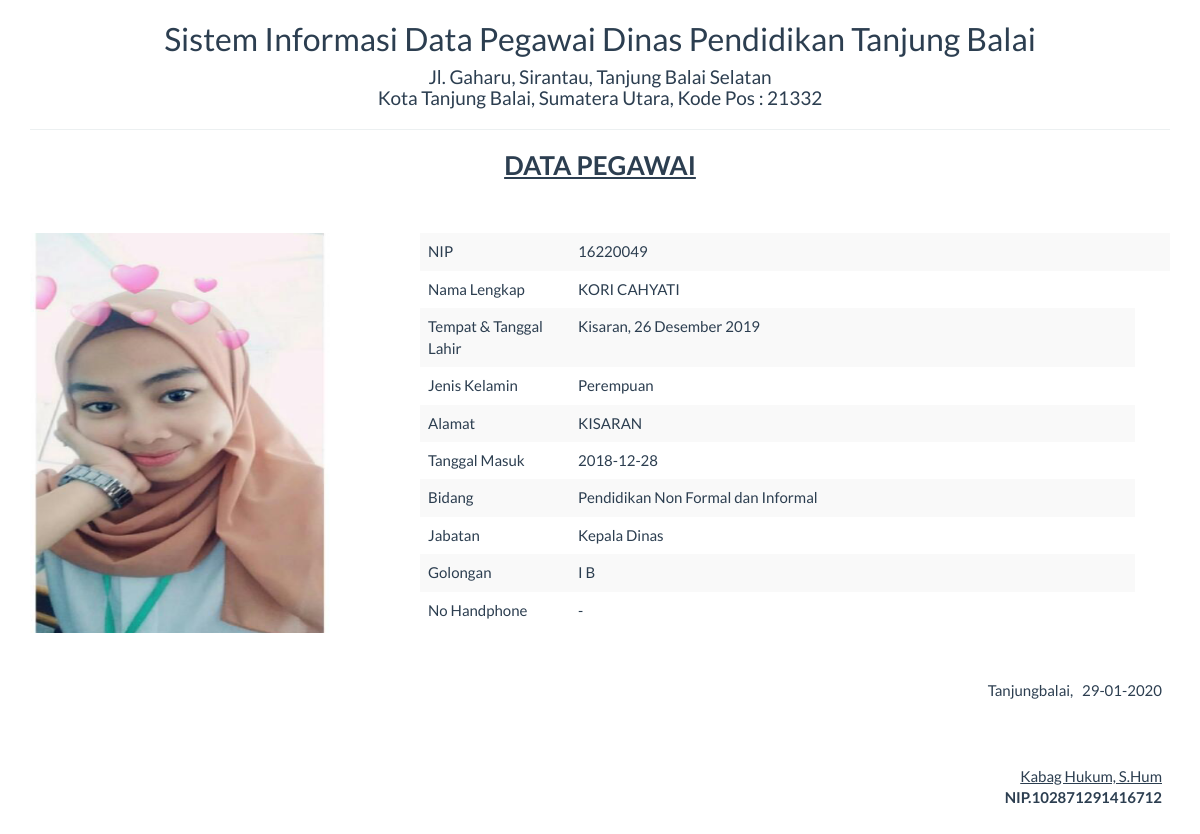
The page /report/pegawai_satu.php?id=16220049 on the database its author committed.
### tables this page shows
CREATE TABLE `pegawai` (
  `nip` varchar(50) NOT NULL,
  `nm_pegawai` varchar(70) NOT NULL,
  `ttl` varchar(225) NOT NULL,
  `jk` varchar(20) NOT NULL,
  `alamat` text NOT NULL,
  `tgl_masuk` date NOT NULL,
  `bidang` varchar(220) NOT NULL,
  `jabatan` varchar(50) NOT NULL,
  `golongan` varchar(50) NOT NULL,
  `nohp` varchar(12) NOT NULL,
  `nama_file` varchar(50) NOT NULL,
  `ukuran_file` int(11) NOT NULL,
  `direktori` varchar(50) NOT NULL
);

### report/pegawai_satu.php (the view, shortened to what this page needs)
<!DOCTYPE html>
<html>
    <head>
        <link href="../Assets/css/bootstrap.min.css" rel="stylesheet" type="text/css"/>
    </head>
    <body onload="print()">
        <?php
        include '../config/koneksi.php';
        $sql = "SELECT * FROM pegawai WHERE nip='" . $_GET ['id'] . "'";
        $query = mysqli_query($koneksi, $sql) or die("SQL Detail error");
        $data = mysqli_fetch_array($query);
        ?>
        <div class="container">
            <div class='row'>
                <div class="col-sm-12">
                    <div class="text-center">
                        <h2>Sistem Informasi Data Pegawai Dinas Pendidikan Tanjung Balai </h2>
                        <h4>Jl. Gaharu, Sirantau, Tanjung Balai Selatan<br>
                        Kota Tanjung Balai, Sumatera Utara, Kode Pos : 21332</h4>
                        <hr>
                        <h3><b><u>DATA PEGAWAI</u></b></h3>
                    </div>
                    <br><br>
                </div>
                        <div class="container">
                        <div class="row">
                            <div class="col-sm-4">
                                <img src= "../foto/<?= $data['nama_file']?>"  style='height:400px; width:300px'>
                            </div>
                        <div class="col-sm-8">
                        <table class="table table-striped">
                        <tr>
                            <td width="20%">NIP</td>
                            <td><?= $data['nip'] ?></td>
                            <td></td>
                        </tr>
                        <tr>
                            <td>Nama Lengkap</td>
                            <td><?= $data['nm_pegawai'] ?></td>
                        </tr>
                        <tr>
                            <td>Tempat & Tanggal Lahir</td>
                            <td><?= $data['ttl'] ?></td>
                        </tr>
                        <tr>
                            <td>Jenis Kelamin</td>
                            <td><?= $data['jk'] ?></td>
                        </tr>
                        <tr>
                            <td>Alamat</td>
                            <td><?= $data['alamat'] ?></td>
                        </tr>
                        <tr>
                            <td>Tanggal Masuk</td>
                            <td><?= $data['tgl_masuk'] ?></td>
                        </tr>
                        <tr>
                            <td>Bidang</td>
                            <td><?= $data['bidang'] ?></td>
                        </tr>
                        <tr>
                            <td>Jabatan</td>
                            <td><?= $data['jabatan'] ?></td>
                        </tr>
                        <tr>
                            <td>Golongan</td>
                            <td><?= $data['golongan'] ?></td>
                        </tr>
                        <tr>
                            <td>No Handphone</td>
                            <td><?= $data['nohp'] ?></td>
                        </tr>
                        <tfoot>
                              <tr>
                                <td colspan="8" class="text-right">
                                        <br><br>Tanjungbalai,  &nbsp <?= date("d-m-Y") ?>
                                        <br><br><br><br>
                                        <u>Kabag Hukum, S.Hum<strong></u><br>
                                        NIP.102871291416712
                                                 </td>
                                </tr>
                            </tfoot>
                    </table>
            </table></div></div></div></div>
    </body>
</html>

### rows shown on the page
pegawai: nama_file (picture), nip "16220049", nm_pegawai "KORI CAHYATI", ttl "Kisaran, 26 Desember 2019", jk "Perempuan", alamat "KISARAN", tgl_masuk "2018-12-28", bidang "Pendidikan Non Formal dan Informal", jabatan "Kepala Dinas", golongan "I B", nohp "-"
